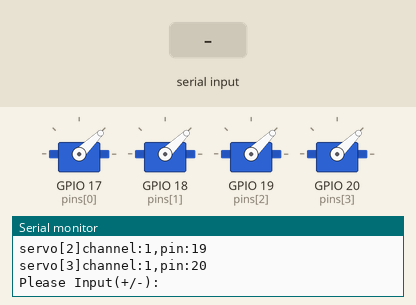
Recording of a program running on a simulated ESP32-S3. Shown: 4 × servo, the last lines printed to the serial monitor. The inputs (shaded band) are chosen by the test bench.

Above: at 3.2 s.
3.3 s: "-" received over Serial
At 4.8 s:
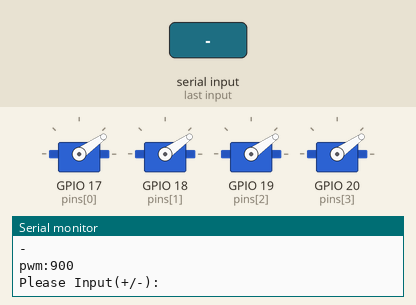
5.8 s: "+" received over Serial
At 8.0 s:
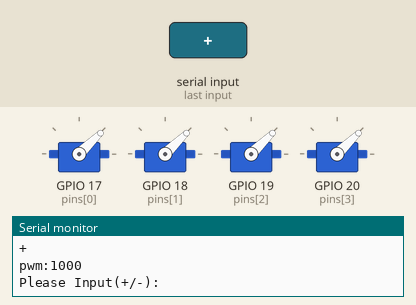
8.3 s: "=" received over Serial
At 9.9 s:
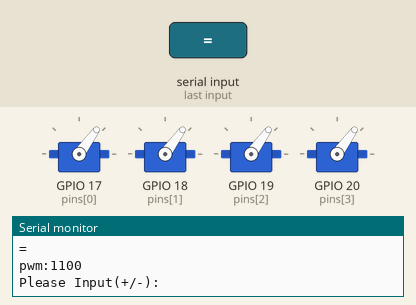
10.8 s: "=" received over Serial
At 13.0 s:
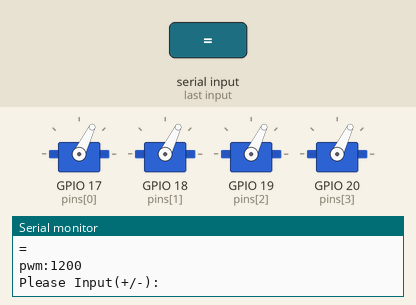
Timing chart, 0 to 14.3 s (numbered marks = the images above; inputs shaded):
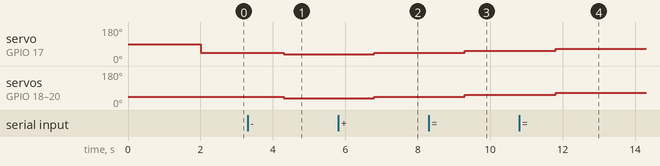

Measured:
- after the input at 3.3 s, servo on GPIO 17 (pins[0]), servo on GPIO 18 (pins[1]), servo on GPIO 19 (pins[2]), servo on GPIO 20 (pins[3]): 44° → 35° after 1.0 s
- after the input at 5.8 s, servo on GPIO 17 (pins[0]), servo on GPIO 18 (pins[1]), servo on GPIO 19 (pins[2]), servo on GPIO 20 (pins[3]): 35° → 44° after 1.0 s
- after the input at 8.3 s, servo on GPIO 17 (pins[0]), servo on GPIO 18 (pins[1]), servo on GPIO 19 (pins[2]), servo on GPIO 20 (pins[3]): 44° → 54° after 1.0 s
- after the input at 10.8 s, servo on GPIO 17 (pins[0]), servo on GPIO 18 (pins[1]), servo on GPIO 19 (pins[2]), servo on GPIO 20 (pins[3]): 54° → 64° after 1.0 s

The program:

main.cpp
```cpp
// Refrerence:
// https://blog.csdn.net/weixin_45206768/article/details/114234545
#include <Arduino.h>
#include <ESP32Servo.h>
int len = 4;
// int pins[] = {19, 20, 47, 48};
// int pins[] = {19, 20, 47, 48};
int pins[] = {17, 18, 19, 20};
// int myServo2Attach = 5;//5
// int myServo3Attach = 9;//5
// int myServo4Attach = 11;//11

Servo *myServos;

long lastPwm = 1000;
long pwm = 1000;

void setup() {
    // put your setup code here, to run once:
    Serial.begin(115200);
    while (Serial.available()) {
        Serial.read();
    }

    // LEDC_MAX_BIT_WIDTH;
    delay(2000);
    // ESP32PWM::allocateTimer(0);
    // ESP32PWM::allocateTimer(1);
    // ESP32PWM::allocateTimer(2);
    // ESP32PWM::allocateTimer(3);
    myServos = new Servo[len];
    for (int i = 0; i < len; i++) {
        if (i == 0 || i == 1) {
            myServos[i].setPeriodHertz(50);
        }
        if (i == 2) {
            myServos[i].setPeriodHertz(100);
        }
        if (i == 3) {
            myServos[i].setPeriodHertz(100);
        }
    }
    for (int i = 0; i < len; i++) {

        int channel = myServos[i].attach(pins[i]);
        Serial.print("servo[");
        Serial.print(i);
        Serial.print("]");
        Serial.print("channel:");
        Serial.print(channel);
        Serial.print(",pin:");
        Serial.println(pins[i]);
    }
    for (int i = 0; i < len; i++) {
        myServos[i].writeMicroseconds(1000);
    }
}
void loop() {

    // put your main code here, to run repeatedly:
    Serial.println("Please Input(+/-):");
    while (!Serial.available()) {
        delay(1);
    }
    String comStr = Serial.readString();

    Serial.println(comStr);
    if (comStr == "=" || comStr == "+") {
        pwm += 100;
    } else if (comStr == "-") {
        pwm -= 100;
    }
    for (int i = 0; i < len; i++) {
        myServos[i].writeMicroseconds(pwm);
    }
    Serial.print("pwm:");
    Serial.println(pwm);
}
```
